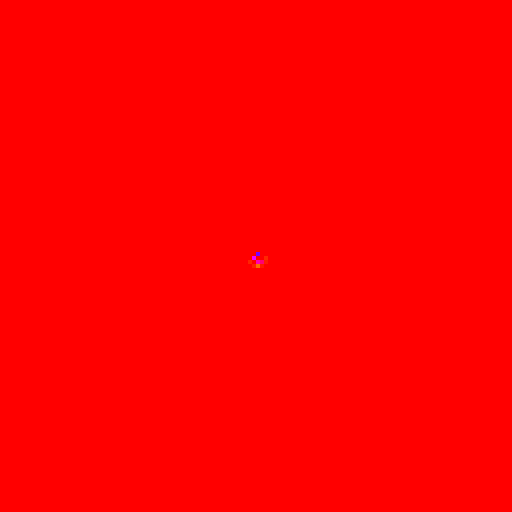
Frame 1 (no input)
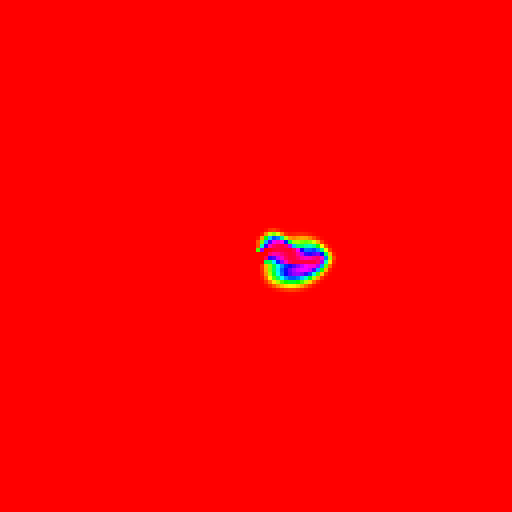
Frame 60 (the mouse pressed at the canvas centre just before this capture)
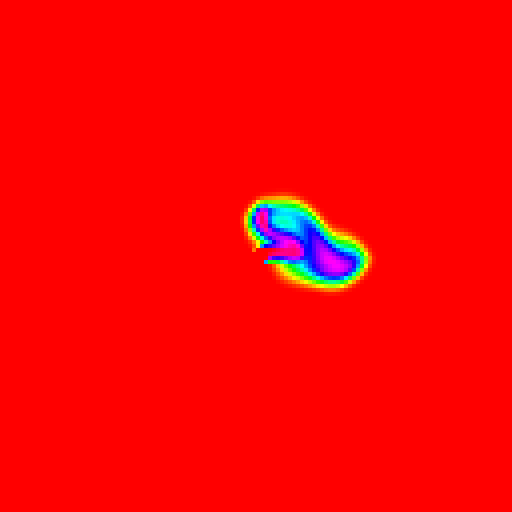
Frame 120 (the mouse held since frame 60 and released just before this capture)

The Processing sketch that drew these frames (run headless with seeded random() and noise(); from frame 60 on, the mouse is pressed at the canvas centre):

// Processing sketch: FluidSimulation
// ── FluidSimulation.pde
final int N = 128;
final int iter = 16;
final int SCALE = 4;
float t = 0;

Fluid fluid;

void settings() {
  size(N * SCALE, N * SCALE);
}

void setup() {
  fluid = new Fluid(0.1, 0, 0.000001);
}

//void mouseDragged() {
//  fluid.addDensity(mouseX / SCALE, mouseY / SCALE, 500);
//  float amtX = mouseX - pmouseX;
//  float amtY = mouseY - pmouseY;
//  fluid.addVelocity(mouseX / SCALE, mouseY / SCALE, amtX, amtY);
//}

void draw() {
  background(0);
  int cx = int(0.5 * width / SCALE);
  int cy = int(0.5 * height / SCALE);
  for (int i = -1; i <= 1; i++) {
    for (int j = -1; j <= 1; j++) {
      fluid.addDensity(cx + i, cy + j, random(100, 500));
    }
  }

  float angle = noise(t) * TWO_PI * 2;
  PVector v = PVector.fromAngle(angle);
  v.mult(0.2);
  t += 0.01;
  fluid.addVelocity(cx, cy, v.x, v.y);

  fluid.step();
  fluid.renderD();
  //fluid.renderV();
  fluid.fadeD();
}

// ── Fluid.pde
int IX(int x, int y) {
  x = constrain(x, 0, N - 1);
  y = constrain(y, 0, N - 1);
  return x + y * N;
}

class Fluid {
  int size;
  float dt;
  float diff;
  float visc;

  float[] s;
  float[] density;

  float[] Vx;
  float[] Vy;

  float[] Vx0;
  float[] Vy0;

  Fluid(float dt, float diffusion, float viscosity) {
    this.size = N;
    this.dt = dt;
    this.diff = diffusion;
    this.visc = viscosity;

    this.s = new float[N * N];
    this.density = new float[N * N];

    this.Vx = new float[N * N];
    this.Vy = new float[N * N];

    this.Vx0 = new float[N * N];
    this.Vy0 = new float[N * N];
  }

  void step() {
    float visc     = this.visc;
    float diff     = this.diff;
    float dt       = this.dt;
    float[] Vx      = this.Vx;
    float[] Vy      = this.Vy;
    float[] Vx0     = this.Vx0;
    float[] Vy0     = this.Vy0;
    float[] s       = this.s;
    float[] density = this.density;

    diffuse(1, Vx0, Vx, visc, dt);
    diffuse(2, Vy0, Vy, visc, dt);

    project(Vx0, Vy0, Vx, Vy);

    advect(1, Vx, Vx0, Vx0, Vy0, dt);
    advect(2, Vy, Vy0, Vx0, Vy0, dt);

    project(Vx, Vy, Vx0, Vy0);

    diffuse(0, s, density, diff, dt);
    advect(0, density, s, Vx, Vy, dt);
  }

  void addDensity(int x, int y, float amount) {
    int index = IX(x, y);
    this.density[index] += amount;
  }

  void addVelocity(int x, int y, float amountX, float amountY) {
    int index = IX(x, y);
    this.Vx[index] += amountX;
    this.Vy[index] += amountY;
  }

  void renderD() {
    colorMode(HSB, 255);
    
    for (int i = 0; i < N; i++) {
      for (int j = 0; j < N; j++) {
        float x = i * SCALE;
        float y = j * SCALE;
        float d = this.density[IX(i, j)];
        fill(d, 255, 255);
        noStroke();
        square(x, y, SCALE);
      }
    }
  }
  
  void renderV() {
    for (int i = 0; i < N; i++) {
      for (int j = 0; j < N; j++) {
        float x = j * SCALE;
        float y = j * SCALE;
        float vx = this.Vx[IX(i, j)];
        float vy = this.Vy[IX(i, j)];
        stroke(255);
        
        if (!(abs(vx) < 0.1 && abs(vy) <= 0.1)) {
          line(x, y, x + vx * SCALE, y + vy * SCALE);
        }
      }
    }
  }
  
  void fadeD() {
    for (int i = 0; i < this.density.length; i++) {
      float d = density[i];
      density[i] = constrain(d - 0.1, 0, 255);
    }
  }
}

void diffuse (int b, float[] x, float[] x0, float diff, float dt) {
  float a = dt * diff * (N - 2) * (N - 2);
  lin_solve(b, x, x0, a, 1 + 6 * a);
}

void lin_solve(int b, float[] x, float[] x0, float a, float c) {
  float cRecip = 1.0 / c;
  for (int k = 0; k < iter; k++) {
    for (int j = 1; j < N - 1; j++) {
      for (int i = 1; i < N - 1; i++) {
        x[IX(i, j)] = (
          x0[IX(i, j)]
          + a * (
          x[IX(i + 1, j)]
          + x[IX(i-1, j)]
          + x[IX(i, j + 1)]
          + x[IX(i, j - 1)]
          )
          ) * cRecip;
      }
    }
    set_bnd(b, x);
  }
}

void project(float[] velocX, float[] velocY, float[] p, float[] div) {
  for (int j = 1; j < N - 1; j++) {
    for (int i = 1; i < N - 1; i++) {
      div[IX(i, j)] = -0.5f * (
        velocX[IX(i + 1, j)]
        - velocX[IX(i - 1, j)]
        + velocY[IX(i, j + 1)]
        - velocY[IX(i, j - 1)]
        ) / N;
      p[IX(i, j)] = 0;
    }
  }
  set_bnd(0, div); 
  set_bnd(0, p);
  lin_solve(0, p, div, 1, 6);

  for (int j = 1; j < N - 1; j++) {
    for (int i = 1; i < N - 1; i++) {
      velocX[IX(i, j)] -= 0.5f * (p[IX(i + 1, j)] - p[IX(i - 1, j)]) * N;
      velocY[IX(i, j)] -= 0.5f * (p[IX(i, j + 1)] - p[IX(i, j - 1)]) * N;
    }
  }
  set_bnd(1, velocX);
  set_bnd(2, velocY);
}

void advect(int b, float[] d, float[] d0, float[] velocX, float[] velocY, float dt) {
  float i0, i1, j0, j1;

  float dtx = dt * (N - 2);
  float dty = dt * (N - 2);

  float s0, s1, t0, t1;
  float tmp1, tmp2, x, y;

  float Nfloat = N;
  float ifloat, jfloat;
  int i, j;

  for (j = 1, jfloat = 1; j < N - 1; j++, jfloat++) { 
    for (i = 1, ifloat = 1; i < N - 1; i++, ifloat++) {
      tmp1 = dtx * velocX[IX(i, j)];
      tmp2 = dty * velocY[IX(i, j)];
      x    = ifloat - tmp1; 
      y    = jfloat - tmp2; 

      if (x < 0.5f) x = 0.5f; 
      if (x > Nfloat + 0.5f) x = Nfloat + 0.5f; 
      i0 = floor(x); 
      i1 = i0 + 1.0f;
      if (y < 0.5f) y = 0.5f; 
      if (y > Nfloat + 0.5f) y = Nfloat + 0.5f; 
      j0 = floor(y);
      j1 = j0 + 1.0f;

      s1 = x - i0; 
      s0 = 1.0f - s1; 
      t1 = y - j0; 
      t0 = 1.0f - t1;

      int i0i = int(i0);
      int i1i = int(i1);
      int j0i = int(j0);
      int j1i = int(j1);

      d[IX(i, j)] = 
        s0 * ( t0 * d0[IX(i0i, j0i)] + t1 * d0[IX(i0i, j1i)]) +
        s1 * ( t0 * d0[IX(i1i, j0i)] + t1 * d0[IX(i1i, j1i)]);
    }
  }
  set_bnd(b, d);
}

void set_bnd(int b, float[] x) {
  for (int i = 1; i < N - 1; i++) {
    x[IX(i, 0  )] = b == 2 ? -x[IX(i, 1  )] : x[IX(i, 1  )];
    x[IX(i, N-1)] = b == 2 ? -x[IX(i, N-2)] : x[IX(i, N-2)];
  }
  for (int j = 1; j < N - 1; j++) {
    x[IX(0, j)] = b == 1 ? -x[IX(1, j)] : x[IX(1, j)];
    x[IX(N-1, j)] = b == 1 ? -x[IX(N-2, j)] : x[IX(N-2, j)];
  }

  x[IX(0, 0)] = 0.5f * (x[IX(1, 0)] + x[IX(0, 1)]);
  x[IX(0, N-1)] = 0.5f * (x[IX(1, N-1)] + x[IX(0, N-2)]);
  x[IX(N-1, 0)] = 0.5f * (x[IX(N-2, 0)] + x[IX(N-1, 1)]);
  x[IX(N-1, N-1)] = 0.5f * (x[IX(N-2, N-1)] + x[IX(N-1, N-2)]);
}
